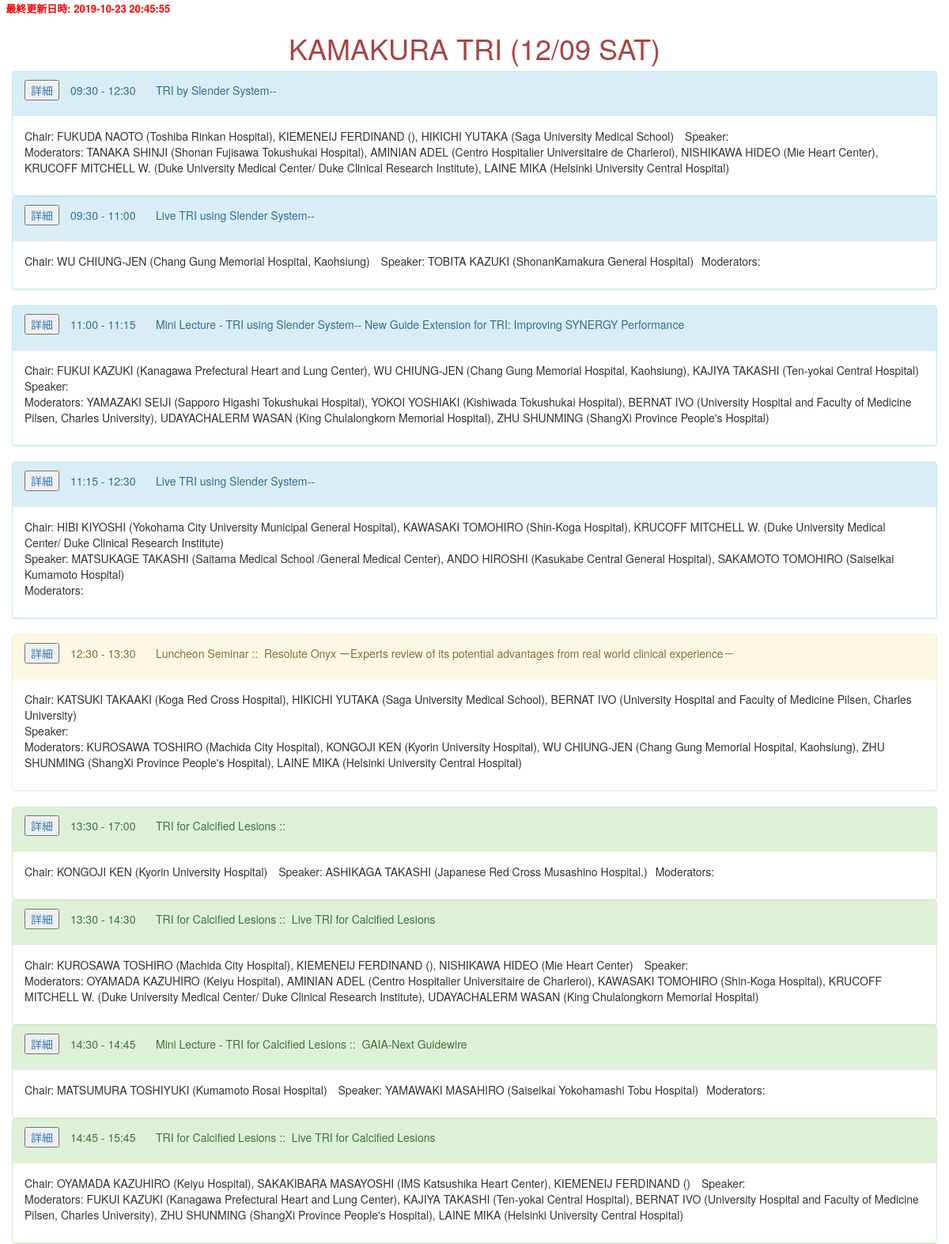
Page /25th/db_read/tri_session_all_read1.php (upper part) on the committed database.
### tables this page shows
CREATE TABLE IF NOT EXISTS `session_tbls` (
  `id` int(11) NOT NULL auto_increment,
  `sessionNo` tinyint(2) NOT NULL default '0',
  `begin` time NOT NULL default '00:00:00',
  `duration` int(5) NOT NULL default '0',
  `sessionTitle` varchar(300) NOT NULL default '',
  `cosponsor` varchar(200) NOT NULL default '',
  `lectureTitle` varchar(300) NOT NULL default '',
  `venue` varchar(50) NOT NULL default '',
  `description` text NOT NULL,
  `changed` datetime NOT NULL default '0000-00-00 00:00:00',
  `class` varchar(10) default NULL,
  `year` int(4) default '0',
  `day` date NOT NULL default '2017-12-09',
  PRIMARY KEY  (`id`)
);

### utilities/lib.php (called while the page is built, shortened)
<?php
	function _Q($argv) {
		return htmlentities($argv, ENT_QUOTES, 'UTF-8');
	}
	function makeCommonSessionListTRI($pdo, $sessionNo, $role_kind, $class, $this_year) {
		$sql = "SELECT * FROM `doctor_tbls` INNER JOIN `role_tbls` ON `doctor_tbls`.`id` = `role_tbls`.`dr_tbl_id` ";
		$sql .= "WHERE `role_tbls`.`sessionNo` = :sessionNo AND `role_tbls`.`role_kind` = :role_kind AND ";
		$sql .= "`role_tbls`.`class` = :class AND `role_tbls`.`year` = :year;";
		$stmt = $pdo->prepare($sql);
		$stmt->bindValue(":sessionNo", $sessionNo, PDO::PARAM_INT);
		$stmt->bindValue(":role_kind", $role_kind, PDO::PARAM_INT);
		$stmt->bindValue(":class", $class, PDO::PARAM_STR);
		$stmt->bindValue(":year", $this_year, PDO::PARAM_STR);
		$stmt->execute();
		$rolers = $stmt->fetchAll(PDO::FETCH_ASSOC);
		$roler_list = '';
		foreach ($rolers as $roler) {
			$roler_list .= $roler['english_sirname'].' '.$roler['english_firstname'];
			$roler_list .= ' ('.$roler['hp_name_english'].'), ';
		}
		$roler_list = rtrim($roler_list, ', ');
		return $roler_list;
	}
?>

### utilities/config.php (called while the page is built, shortened)
<?php
$this_year = '2018';
?>

### 25th/db_read/tri_session_all_read1.php (the view, shortened to what this page needs)
<?php
require_once( '../../utilities/config.php' );
require_once( '../../utilities/lib.php' );
try {
	$pdo = new PDO( "mysql:host=$db_host;dbname=$db_name_sessions;charset=utf8", $db_user, $db_password );
} catch ( PDOException $e ) {
	die( $e->getMessage() );
}
$stmt = $pdo->prepare( "SELECT * FROM `session_tbls`WHERE `class` = 'tri' AND `year` = '2017' ORDER BY `sessionNo` ASC;" );
$flag = $stmt->execute();
$rows = $stmt->fetchAll( PDO::FETCH_ASSOC );
$stmt = $pdo->prepare( "SELECT MAX(`changed`) FROM `session_tbls`;" );
$stmt->execute();
$row_come = $stmt->fetch( PDO::FETCH_ASSOC );
$stmt = $pdo->prepare( "SELECT MAX(`created`) FROM `role_tbls`" );
$stmt->execute();
$row_role = $stmt->fetch( PDO::FETCH_ASSOC );
$latest = $latest = max( $row_come[ 'MAX(`changed`)' ], $row_role[ 'MAX(`created`)' ] );
$class = 'tri';
?>
<!DOCTYPE html>
<html lang="ja">
<head>
	<link rel="stylesheet" type="text/css" href="../../bootstrap/css/bootstrap.css">
</head>
<body>
	<span style="color:red; font-weight:bold; font-size:small;">&nbsp;&nbsp;最終更新日時:
<?= $latest ?>
</span>
	<div class="container" id="day1">
		<h1 class="text-center text-danger">KAMAKURA TRI (12/09 SAT)</h1>
		<div class="row">
			<?php $sessionNo = 1; ?>
			<div class="panel-group border-thick">
				<?php
				if ( mb_strpos( $rows[ $sessionNo ][ 'sessionTitle' ], "裏ライブ", 0, "UTF-8" ) !== false ) {
					echo '<div class="panel panel-primary">';
				} else {
					echo '<div class="panel panel-info">';
				}
				?>
				<div class="panel-heading">
					<ul class="list-inline">
						<li>
							<a data-toggle="collapse" href="#<?= 'collapse'.$sessionNo ?>"><button type="submit" class="button-detail" >詳細</button></a>
						</li>
						<li class="bold18">
							<?= _Q(mb_substr($rows[$sessionNo]['begin'], 0, 5)); ?>
							-
							<?= date("H:i" , strtotime($rows[$sessionNo]['begin']) + $rows[$sessionNo]['duration']*60); ?>
						</li>
						<li class="bold18">
							<?= _Q($rows[$sessionNo]['sessionTitle']); ?>--
						</li>
					</ul>
				</div>
				<div class="panel-body">
					<ul class="list-inline">
						<li>Chair:
							<?= _Q(makeCommonSessionListTRI($pdo, $sessionNo, 1, $class, $this_year)); ?>
						</li>
						<li>Speaker:
							<li>Moderators:
								<?= _Q(makeCommonSessionListTRI($pdo, $sessionNo, 2, $class, $this_year)); ?>
							</li>
					</ul>
				</div>
			</div>
			<?php
			for ( $sessionNo = 2; $sessionNo < 5; $sessionNo++ ) {
				?>
			<div class="panel-group border-thick">
				<?php
				if ( mb_strpos( $rows[ $sessionNo ][ 'sessionTitle' ], "裏ライブ", 0, "UTF-8" ) !== false ) {
					echo '<div class="panel panel-primary">';
				} else {
					echo '<div class="panel panel-info">';
				}
				?>
				<div class="panel-heading">
					<ul class="list-inline">
						<li>
							<a data-toggle="collapse" href="#<?= 'collapse'.$sessionNo ?>"><button type="submit" class="button-detail" >詳細</button></a>
						</li>
						<li class="bold18">
							<?= _Q(mb_substr($rows[$sessionNo]['begin'], 0, 5)); ?>
							-
							<?= date("H:i" , strtotime($rows[$sessionNo]['begin']) + $rows[$sessionNo]['duration']*60); ?>
						</li>
						<li class="bold18">
							<?= _Q($rows[$sessionNo]['sessionTitle']); ?>--
							<?= _Q($rows[$sessionNo]['lectureTitle']); ?>
						</li>
					</ul>
				</div>
				<div class="panel-body">
					<ul class="list-inline">
						<li>Chair:
							<?= _Q(makeCommonSessionListTRI($pdo, $sessionNo, 1, $class, $this_year)); ?>
						</li>
						<li>Speaker:
							<?= _Q(makeCommonSessionListTRI($pdo, $sessionNo, 3, $class, $this_year)); ?>
							<li>Moderators:
								<?= _Q(makeCommonSessionListTRI($pdo, $sessionNo, 2, $class, $this_year)); ?>
							</li>
					</ul>
				</div>
			</div>
		</div>
		<?php
		}
		?>
		<?php $sessionNo = 5; ?>
		<div class="panel-group border-luncheon">
			<div class="panel panel-warning">
				<div class="panel-heading">
					<ul class="list-inline">
						<li>
							<a data-toggle="collapse" href="#<?= 'collapse'.$sessionNo ?>"><button type="submit" class="button-detail" >詳細</button></a>
						</li>
						<li class="bold18">
							<?= _Q(mb_substr($rows[$sessionNo]['begin'], 0, 5)); ?>
							-
							<?= date("H:i" , strtotime($rows[$sessionNo]['begin']) + $rows[$sessionNo]['duration']*60); ?>
						</li>
						<li class="bold18">
							<?=_Q($rows[$sessionNo]['sessionTitle']); ?>::&nbsp;
							<?= _Q($rows[$sessionNo]['lectureTitle']); ?>
						</li>
					</ul>
				</div>
				<div class="panel-body">
					<ul class="list-inline">
						<li>Chair:
							<?= _Q(makeCommonSessionListTRI($pdo, $sessionNo, 1, $class, $this_year)); ?>
						</li>
						<li>Speaker:
							<li>Moderators:
								<?= _Q(makeCommonSessionListTRI($pdo, $sessionNo, 2, $class, $this_year)); ?>
							</li>
					</ul>
				</div>
			</div>
		</div>
		<?php
		for ( $sessionNo = 6; $sessionNo < 12; $sessionNo++ ) {
			?>
		<div class="panel-group border-thick">
			<?php
			if ( mb_strpos( $rows[ $sessionNo ][ 'sessionTitle' ], "裏ライブ", 0, "UTF-8" ) !== false ) {
				echo '<div class="panel panel-primary">';
			} else {
				echo '<div class="panel panel-success">';
			}
			?>
			<div class="panel-heading">
				<ul class="list-inline">
					<li>
						<a data-toggle="collapse" href="#<?= 'collapse'.$sessionNo ?>"><button type="submit" class="button-detail" >詳細</button></a>
					</li>
					<li class="bold18">
						<?= _Q(mb_substr($rows[$sessionNo]['begin'], 0, 5)); ?>
						-
						<?= date("H:i" , strtotime($rows[$sessionNo]['begin']) + $rows[$sessionNo]['duration']*60); ?>
					</li>
					<li class="bold18">
						<?= _Q($rows[$sessionNo]['sessionTitle']); ?>&nbsp;::&nbsp;
						<?= _Q($rows[$sessionNo]['lectureTitle']); ?>
					</li>
				</ul>
			</div>
			<div class="panel-body">
				<ul class="list-inline">
					<li>Chair:
						<?= _Q(makeCommonSessionListTRI($pdo, $sessionNo, 1, $class, $this_year)); ?>
					</li>
					<li>Speaker:
						<?= _Q(makeCommonSessionListTRI($pdo, $sessionNo, 3, $class, $this_year)); ?>
						<li>Moderators:
							<?= _Q(makeCommonSessionListTRI($pdo, $sessionNo, 2, $class, $this_year)); ?>
						</li>
				</ul>
			</div>
		</div>
		<?php
		}
		?>
	</div>
</body>
</html>

### rows in the picture
session_tbls: begin "09:30", date("H:i" , strtotime($rows[$sessionNo]['begin']) + $rows[$sessionNo]['duration']*60) "12:30", sessionTitle "TRI by Slender System"
session_tbls: begin "09:30", date("H:i" , strtotime($rows[$sessionNo]['begin']) + $rows[$sessionNo]['duration']*60) "11:00", sessionTitle "Live TRI using Slender System", this_year "WU CHIUNG-JEN (Chang Gung Memorial Hospital, Kaohsiung)", this_year "TOBITA KAZUKI (ShonanKamakura General Hospital)"
session_tbls: begin "11:00", date("H:i" , strtotime($rows[$sessionNo]['begin']) + $rows[$sessionNo]['duration']*60) "11:15", sessionTitle "Mini Lecture - TRI using Slender System", lectureTitle "New Guide Extension for TRI: Improving SYNERGY Performance", this_year "FUKUI KAZUKI (Kanagawa Prefectural Heart and Lung Center), WU CHIUNG-JEN (Chang Gung Memorial Hospital, Kaohsiung), KAJIYA TAKASHI (Ten-yokai Central Hospital)", this_year "YAMAZAKI SEIJI (Sapporo Higashi Tokushukai Hospital), YOKOI YOSHIAKI (Kishiwada Tokushukai Hospital), BERNAT IVO (University Hospital and Faculty of Medicine Pilsen, Charles University), UDAYACHALERM WASAN (King Chulalongkorn Memorial Hospital), ZHU SHUNMING (ShangXi Province People's Hospital)"
session_tbls: begin "11:15", date("H:i" , strtotime($rows[$sessionNo]['begin']) + $rows[$sessionNo]['duration']*60) "12:30", sessionTitle "Live TRI using Slender System", this_year "HIBI KIYOSHI (Yokohama City University Municipal General Hospital), KAWASAKI TOMOHIRO (Shin-Koga Hospital), KRUCOFF MITCHELL W. (Duke University Medical Center/ Duke Clinical Research Institute)", this_year "MATSUKAGE TAKASHI (Saitama Medical School /General Medical Center), ANDO HIROSHI (Kasukabe Central General Hospital), SAKAMOTO TOMOHIRO (Saiseikai Kumamoto Hospital)"
session_tbls: begin "12:30", date("H:i" , strtotime($rows[$sessionNo]['begin']) + $rows[$sessionNo]['duration']*60) "13:30", sessionTitle "Luncheon Seminar", lectureTitle "Resolute Onyx ーExperts review of its potential advantages from real world clinical experience－"
session_tbls: begin "13:30", date("H:i" , strtotime($rows[$sessionNo]['begin']) + $rows[$sessionNo]['duration']*60) "17:00", sessionTitle "TRI for Calcified Lesions", this_year "KONGOJI KEN (Kyorin University Hospital)", this_year "ASHIKAGA TAKASHI (Japanese Red Cross Musashino Hospital.)"
session_tbls: begin "13:30", date("H:i" , strtotime($rows[$sessionNo]['begin']) + $rows[$sessionNo]['duration']*60) "14:30", sessionTitle "TRI for Calcified Lesions", lectureTitle "Live TRI for Calcified Lesions", this_year "KUROSAWA TOSHIRO (Machida City Hospital), KIEMENEIJ FERDINAND (), NISHIKAWA HIDEO (Mie Heart Center)", this_year "OYAMADA KAZUHIRO (Keiyu Hospital), AMINIAN ADEL (Centro Hospitalier Universitaire de Charleroi), KAWASAKI TOMOHIRO (Shin-Koga Hospital), KRUCOFF MITCHELL W. (Duke University Medical Center/ Duke Clinical Research Institute), UDAYACHALERM WASAN (King Chulalongkorn Memorial Hospital)"
session_tbls: begin "14:30", date("H:i" , strtotime($rows[$sessionNo]['begin']) + $rows[$sessionNo]['duration']*60) "14:45", sessionTitle "Mini Lecture - TRI for Calcified Lesions", lectureTitle "GAIA-Next Guidewire", this_year "MATSUMURA TOSHIYUKI (Kumamoto Rosai Hospital)", this_year "YAMAWAKI MASAHIRO (Saiseikai Yokohamashi Tobu Hospital)"
session_tbls: begin "14:45", date("H:i" , strtotime($rows[$sessionNo]['begin']) + $rows[$sessionNo]['duration']*60) "15:45", sessionTitle "TRI for Calcified Lesions", lectureTitle "Live TRI for Calcified Lesions", this_year "OYAMADA KAZUHIRO (Keiyu Hospital), SAKAKIBARA MASAYOSHI (IMS Katsushika Heart Center), KIEMENEIJ FERDINAND ()", this_year "FUKUI KAZUKI (Kanagawa Prefectural Heart and Lung Center), KAJIYA TAKASHI (Ten-yokai Central Hospital), BERNAT IVO (University Hospital and Faculty of Medicine Pilsen, Charles University), ZHU SHUNMING (ShangXi Province People's Hospital), LAINE MIKA (Helsinki University Central Hospital)"

### other values in the picture
$latest "2019-10-23 20:45:55"
_Q(makeCommonSessionListTRI($pdo, $sessionNo, 1, $class, $this_year)) "FUKUDA NAOTO (Toshiba Rinkan Hospital), KIEMENEIJ FERDINAND (), HIKICHI YUTAKA (Saga University Medical School)"
_Q(makeCommonSessionListTRI($pdo, $sessionNo, 1, $class, $this_year)) "KATSUKI TAKAAKI (Koga Red Cross Hospital), HIKICHI YUTAKA (Saga University Medical School), BERNAT IVO (University Hospital and Faculty of Medicine Pilsen, Charles University)"
